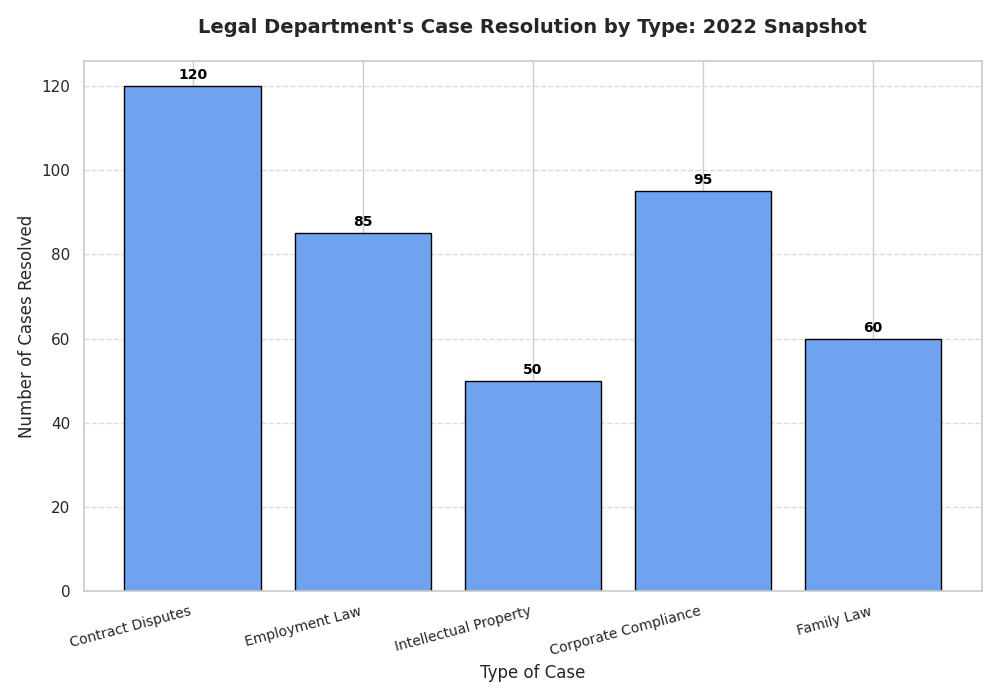

This chart was generated by the following Python code:
import matplotlib.pyplot as plt
import numpy as np

# Define the case types and corresponding resolved case counts
case_types = ['Contract Disputes', 'Employment Law', 'Intellectual Property', 'Corporate Compliance', 'Family Law']
cases_resolved = [120, 85, 50, 95, 60]

# Use a single color for all the bars
single_color = '#6fa3ef'

# Create a figure and axis
fig, ax = plt.subplots(figsize=(10, 7))

# Plot the bar chart with a single color
bars = ax.bar(case_types, cases_resolved, color=single_color, edgecolor='black')

# Annotate the bars with the resolved case counts
for bar in bars:
    height = bar.get_height()
    ax.annotate(f'{height}',
                xy=(bar.get_x() + bar.get_width() / 2, height),
                xytext=(0, 3),
                textcoords="offset points",
                ha='center', va='bottom', fontsize=10, fontweight='bold', color='black')

# Title and labels
ax.set_title("Legal Department's Case Resolution by Type: 2022 Snapshot", fontsize=14, fontweight='bold', pad=20)
ax.set_xlabel('Type of Case', fontsize=12)
ax.set_ylabel('Number of Cases Resolved', fontsize=12)

# Improve layout
plt.xticks(rotation=15, ha='right', fontsize=10)
ax.yaxis.grid(True, linestyle='--', alpha=0.7)

# Automatically adjust layout to avoid overlap
plt.tight_layout()

# Display the plot
plt.show()
